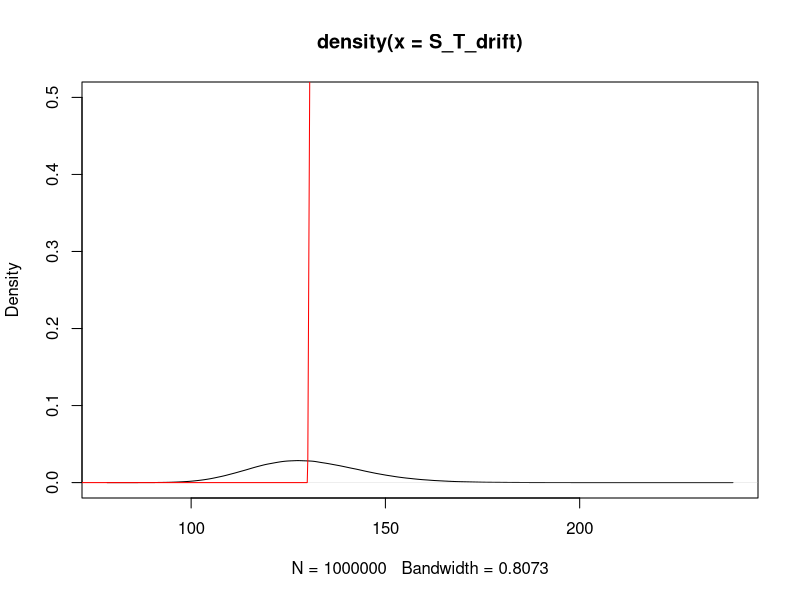

Here is the R script that generated this plot: (Note: this script raises an error after producing the figure.)
## ---- chunk 1
knitr::opts_chunk$set(echo = TRUE)
## ---- chunk 2
library(tidyverse)
library(ggforce)
library(gridExtra)
## ---- chunk 3
#parameters
Monte_Carlo_Price=function(S_0,sigma,T,r,nbr_traj)
{
  Z=rnorm(nbr_traj)
  S_T=S_0*exp((r-sigma^2/2)*T+sigma*sqrt(T)*Z)
  return(S_T)
}

n=10^6
S_0=100
sigma=0.2
r=0.01
T=0.5
S_T=Monte_Carlo_Price(S_0,sigma,T,r,n)
## ---- chunk 4
mean(S_T)
## ---- chunk 5
Price_Call=function(S_T,K)
{
  C_T=pmax(S_T-K,0)
  return (C_T)
}
K=100
C_T=Price_Call(S_T,K)
## ---- chunk 6
mean(C_T)
## ---- chunk 7
Ks=S_0*seq(from=0.5,to=1.3,by=0.1)
Cs=rep(0,length.out=9)
sdS=rep(0,length.out=9)
for(i in 1:9)
{
  placeholder=Price_Call(S_T,Ks[i])
  Cs[i]=mean(placeholder)
  sdS[i]=sd(placeholder)/sqrt(n)
}
print(Cs)
## ---- chunk 8
print(sdS)
## ---- chunk 9
bound=qnorm(0.005)*exp(r*T)*(exp(T*sigma^2)-1)/sqrt(n)
## ---- chunk 10
d1s=(log(S_0/Ks)+(r+sigma^2/2)*T)/(sigma*sqrt(T))
d2s=d1s-sigma*sqrt(T)
C_BS=pnorm(d1s)*S_0-pnorm(d2s)*Ks*exp(-r*T)
print(C_BS)
## ---- chunk 11
MonteCarlo_Control=function(S_0,sigma,T,r,K,nbr_traj)
{
  Z=rnorm(nbr_traj)
  S_T=S_0*exp((r-sigma^2/2)*T+sigma*sqrt(T)*Z)
  C_T=pmax(S_T-K,0)
  Beta=cov(S_T,C_T)/var(S_T)
  Control_Ct=C_T-Beta*(S_T-mean(S_T))
  return(Control_Ct)
}
## ---- chunk 12
Ks=S_0*seq(from=0.5,to=1.3,by=0.1)
CsControl=rep(0,length.out=9)
sdSControl=rep(0,length.out=9)
for(i in 1:9)
{
  placeholder=MonteCarlo_Control(S_0,sigma,T,r,Ks[i],n)
  CsControl[i]=mean(placeholder)
  sdSControl[i]=sd(placeholder)/sqrt(n)
}
print(CsControl)
## ---- chunk 13
print(sdSControl)
## ---- chunk 14
drift=30 #valeur à modifier
S_T_drift=S_T+drift
plot(density(S_T_drift),ylim=c(0,0.5))
#hist(S_T_drift,breaks=sqrt(length(S_T_drift)))
# graphe payoff call strike K
K=130
t=seq(0,150,length.out=1000)
c=pmax(t-K,0)
lines(t,c,col="red")

## ---- chunk 15
C_T_importance=pmax(S_T_drift-K,0)
cat("Moyenne: ",mean(C_T_importance),"\nEcart Type: ",sd(C_T_importance)/sqrt(n))
## ---- chunk 16
RepresBase_b=function(k,b)
{
  
  if(k!=0)
  {
    #il faut obtenir le nombre de chiffres nécessaires pour écrire k en base b
    nbr_chiffres=0
    while(k>=b^nbr_chiffres)
    {
      nbr_chiffres=nbr_chiffres+1
    }
    #Créer liste coeffs
    a_k=rep(0,nbr_chiffres)
    for (i in nbr_chiffres:1)
    {
      a_k[i]=k%/%b^(i-1)
      k=k-a_k[i]*b^(i-1)
    }
  }
  else
  {
    a_k=0
  }
  return(a_k)
}
## ---- chunk 17
Van_der_Corput_kth=function(k,b)
{
  #obtenir la représentation de k en base b
  a=RepresBase_b(k,b)
  VdC=0
  for(i in 1:length(a))
  {
    VdC=VdC+a[i]/b^(i)  
  }
  return (VdC)
}
## ---- chunk 18
Van_der_Corput_kth(6,100)
## ---- chunk 19
NombreSuivant=function(a,b)
{
  n=length(a)
  for(i in n:1)
  {
    if(a[i]<b-1)
    {
        a[i]=a[i]+1
        break;
    }
    else
    {
      a[i]=0
      if(i-1!=0)
      {
        a[i-1]=a[i-1]+1
      }
      else
      {
        a=c(1,a)
      }
      
    }
  }
  return(a)
}
## ---- chunk 20
k_first_VDC=function(k,b)
{
  vdc=rep(0,k)
  num=NombreSuivant(0,b)
  
  for(i in 1:k)
  {
    vdc[i]=Van_der_Corput_kth(num,b)
    VdC=0
    for(j in 1:length(num))
    {
      VdC=VdC+num[j]/b^(length(num)-j+1)  
    }
    vdc[i]=VdC
    num=NombreSuivant(num,b)
    print(num)
  }
  return(vdc)
}
## ---- chunk 21
test=k_first_VDC(20,2)
print(test)
## ---- chunk 22
QuasiMC_Price=function(base,S_0,sigma,T,r,nbr_traj)
{
  seq=k_first_VDC(nbr_traj,base)
  Z=qnorm(seq)
  S_T=S_0*exp((r-sigma^2/2)*T+sigma*Z*sqrt(T))
  return(S_T)
}
## ---- chunk 23
n=1000
S_0=100
sigma=0.2
r=0.01
T=0.5
K=100
S_T=QuasiMC_Price(2,S_0,sigma,T,r,n)
C_T=Price_Call(S_T,K)
mean(C_T)


## ---- chunk 24
S_T=Monte_Carlo_Price(S_0,sigma,T,r,n)
C_T=Price_Call(S_T,K)
mean(C_T)
